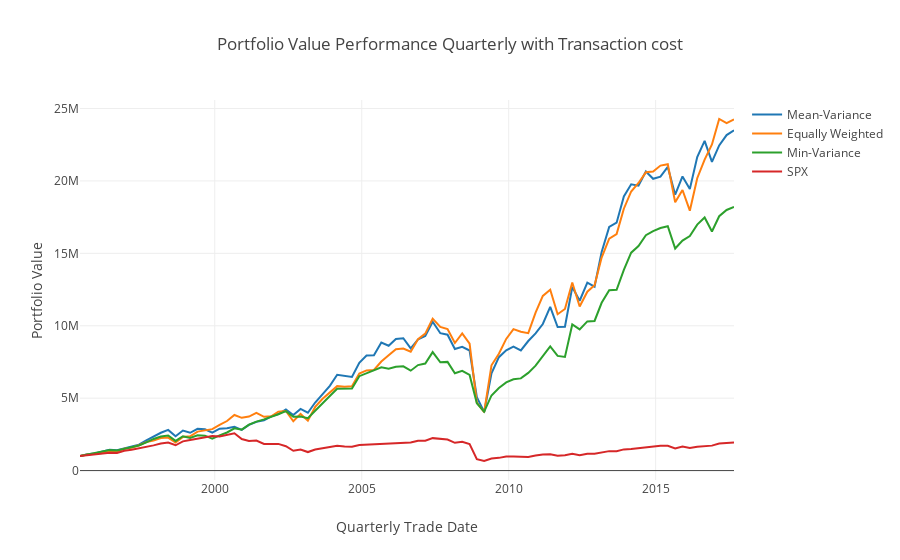

This figure's notebook cell:
### Markdown cell above
## 4.1 Plot Portfolio Value with Transaction Cost

### Code cell
trace0 = go.Scatter(x = time_ind, y = portfolio_cost_meanv, mode = 'lines', name = 'Mean-Variance')
trace1 = go.Scatter(x = time_ind, y = portfolio_cost_equal, mode = 'lines', name = 'Equally Weighted')
trace2 = go.Scatter(x = time_ind, y = portfolio_cost_minv, mode = 'lines', name = 'Min-Variance')
trace3 = go.Scatter(x = time_ind, y = spx_value, mode = 'lines', name = 'SPX')

data = [trace0, trace1, trace2,trace3]
layout = dict(title = "Portfolio Value Performance Quarterly with Transaction cost", 
              xaxis = dict(title = 'Quarterly Trade Date'), 
              yaxis = dict(title = 'Portfolio Value'))
fig = dict(data = data, layout = layout)

plotly.offline.iplot(fig)

#portfolio_tmp = portfolio_cost_value
